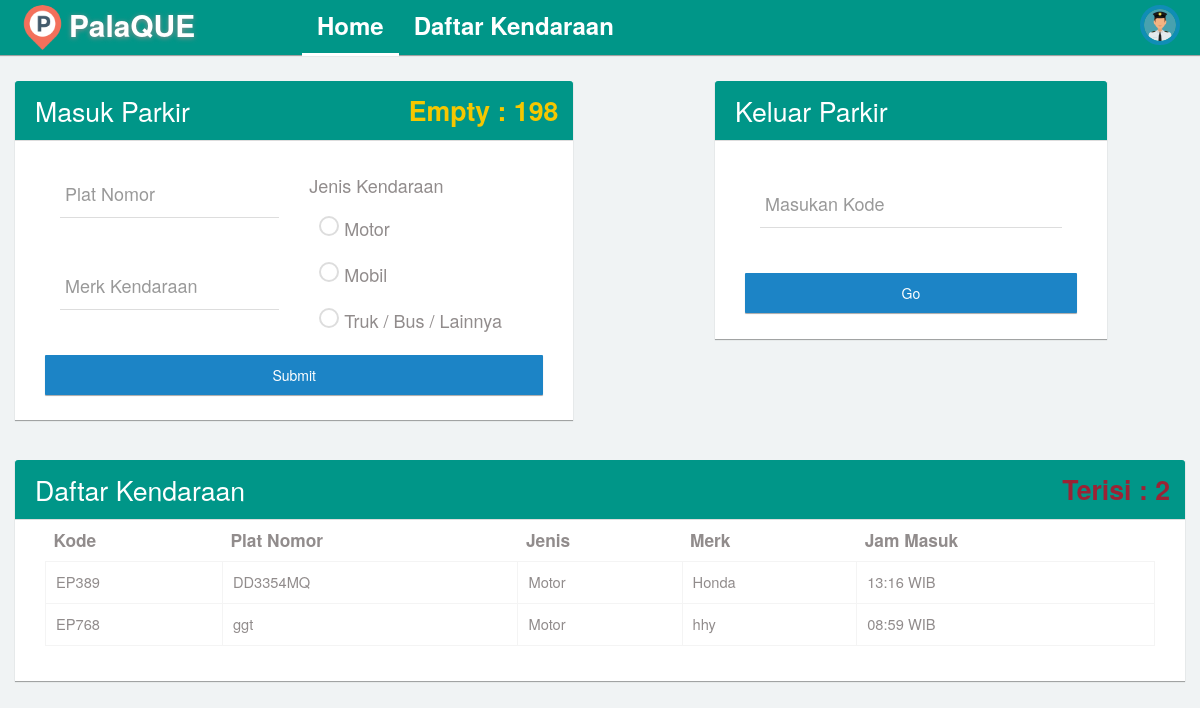
Page /home.php (signed in) on the committed database.
### tables this page shows
CREATE TABLE `tb_daftar_parkir` (
  `kode` varchar(5) NOT NULL,
  `plat_nomor` varchar(10) NOT NULL,
  `jenis` varchar(22) NOT NULL,
  `merk` varchar(30) NOT NULL,
  `jam_masuk` varchar(9) NOT NULL,
  `hitung_jam_masuk` int(2) NOT NULL,
  `status` varchar(2) NOT NULL,
  `jam_keluar` varchar(9) NOT NULL,
  `Harga` int(6) NOT NULL
);

### home.php (the view, shortened to what this page needs)
<!DOCTYPE html>
<html lang="en">
<head>
  <link rel="stylesheet" type="text/css" href="asset/css/bootstrap.min.css">
  <link rel="stylesheet" type="text/css" href="asset/css/plugins/font-awesome.min.css"/>
  <link rel="stylesheet" type="text/css" href="asset/css/plugins/animate.min.css"/>
  <link rel="stylesheet" type="text/css" href="asset/css/plugins/nouislider.min.css"/>
  <link rel="stylesheet" type="text/css" href="asset/css/plugins/select2.min.css"/>
  <link rel="stylesheet" type="text/css" href="asset/css/plugins/ionrangeslider/ion.rangeSlider.css"/>
  <link rel="stylesheet" type="text/css" href="asset/css/plugins/ionrangeslider/ion.rangeSlider.skinFlat.css"/>
  <link rel="stylesheet" type="text/css" href="asset/css/plugins/bootstrap-material-datetimepicker.css"/>
  <link rel="stylesheet" type="text/css" href="asset/css/plugins/simple-line-icons.css"/>
  <link rel="stylesheet" type="text/css" href="asset/css/plugins/mediaelementplayer.css"/>
  <link href="asset/css/style.css" rel="stylesheet">
</head>
<?php
include "config/koneksi.php";
$username = $_GET['nama'];
  $query = mysqli_query($con, "SELECT * FROM tb_daftar_parkir  WHERE status = '1'");
  $cek_isi = mysqli_num_rows($query);
  $cek_sisa = 200-$cek_isi;
 ?>
<body style="overflow-x: hidden;" class="dashboard topnav">
        <nav class="navbar navbar-default header navbar-fixed-top bg-teal">
          <div class="col-md-12 nav-wrapper">
            <div class="navbar-header" style="width:100%;">
                <div class="navbar-brand" style="margin-left: -10px;" name="home_logo">
                <img src="asset/img/logo.png" class="img-circle" alt="logo" style="float: left;margin-top: -10px;" width="45px"/>
                 <b style="float: left;margin-left: 4px;">PalaQUE</b>
                </div>
              <ul class="nav navbar-nav search-nav" style="margin-left: 7%">
                  <li class="active"><a style="font-size: 18pt">Home</a></li>
                  <li><a href="daftar_kendaraan.php?nama=<?= $username ?>"><span  style="font-size: 18pt">Daftar Kendaraan</a></span></li>
              </ul>
               <ul class="nav navbar-nav navbar-right user-nav">
                <li class="user-name"><span><?php echo $username ?></span></li>
                  <li class="dropdown avatar-dropdown">
                   <img src="asset/img/petugas.png" class="img-circle avatar" alt="username" data-toggle="dropdown" aria-haspopup="true" aria-expanded="true" style="cursor: pointer;" />
                </li>
              </ul>
            </div>
          </div>
        </nav>
      <div id="content">
                <div class="col-md-7" style="margin-top: 30px;">
                  <div class="col-md-10 panel">
                    <div class="col-md-12 panel-heading bg-teal">
                      <h4 style="color: white;font-size: 20pt;">Masuk Parkir <span class="right" style="color : #f6c700; font-weight: bold; text-align: right; padding-right: 10px;">Empty : <?= $cek_sisa ?></span></h4>
                    </div>
                    <div class="col-md-12 panel-body" style="padding-bottom:25px;">
                      <div class="col-md-12">
                        <form class="cmxform" method="POST">
                          <div class="col-md-6">
                            <div class="form-group form-animate-text" style="margin-top:15px !important;">
                              <input type="text" class="form-text" name="plat_nomor" id="plat_nomor" required>
                              <label>Plat Nomor</label>
                            </div>
                            <div class="form-group form-animate-text" style="margin-top:10px !important;">
                              <input type="text" class="form-text" name="merk" id="merk" required>
                              <label>Merk Kendaraan</label>
                            </div>
                          </div>
                          <div class="col-md-6" style="padding-top: 10px">
                            <label><h4>Jenis Kendaraan</h4></label>
                          </div>
                          <div class="col-md-6" style="padding:5px 20px 0 25px" name="jenis_kendaraan">
                            <div class="form-animate-radio">
                              <label class="radio">
                                <span class="outer">
                                </span> Motor
                              </label>
                            </div>
                            <div class="form-animate-radio">
                              <label class="radio">
                                <span class="outer">
                                </span> Mobil
                              </label>
                            </div>
                            <div class="form-animate-radio">
                              <label class="radio">
                                <span class="outer">
                                </span> Truk / Bus / Lainnya
                              </label>
                            </div>
                          </div>
                          <input class="submit btn btn-primary col-md-12" type="submit" value="Submit" style="height: 40px" name="btn_masuk">
                      </form>
                    </div>
                  </div>
                </div>
              </div>
              <div class="col-md-5" style="margin-top: 30px">
                  <div class="col-md-10 panel">
                    <div class="col-md-12 panel-heading bg-teal">
                      <h4 style="color: white;font-size: 20pt;">Keluar Parkir</h4>
                    </div>
                    <div class="col-md-12 panel-body" style="padding-bottom:25px;">
                      <div class="col-md-12">
                        <form class="cmxform" method="POST" action="home.php">
                          <div class="col-md-12">
                            <div class="form-group form-animate-text" style="margin-top:25px !important;">
                              <input type="text" class="form-text" name="kode" id="kode_keluar" required>
                              <label>Masukan Kode</label>
                            </div>
                          </div>
                          <input class="btn btn-primary col-md-12" type="button" value="Go"  name="btn_keluar" style="height: 40px" id="btnKeluar" style="height: 40px">
                          <div class="col-md-12">
                            </div>
                      </form>
                    </div>
                  </div>
                </div>
              </div>
                <div class="col-md-12 col-sm-12 col-x-12" style="margin-top: 20px;">
                  <div class="col-md-12 panel">
                    <div class="col-md-12 panel-heading bg-teal">
                      <h4 style="color: white;font-size: 20pt;">Daftar Kendaraan <span class="right" style="color : #9B2335; font-weight: bold; text-align: right; padding-right: 10px;">Terisi : <?= $cek_isi ?></span></h4>
                    </div>
                    <div class="panel-body">
                    <div class="table-responsive col-md-12 col-sm-12 col-xs-12">
                    <table class="table table-hover col-md-12 col-sm-12 col-xs-12" width="100%" cellspacing="0">
                    <thead>
                      <tr style="font-size: 13pt">
                        <th style="max-width: 120px;">Kode</th>
                        <th style="max-width: 250px;">Plat Nomor</th>
                        <th>Jenis</th>
                        <th>Merk</th>
                        <th style="max-width: 200px;">Jam Masuk</th>
                      </tr>
                    </thead>
                    <tbody>
                      <?php
                        $sql = "SELECT * FROM tb_daftar_parkir WHERE status = '1'";
                        $query = mysqli_query($con, $sql);
                        while ($data = mysqli_fetch_array($query)) {?>
                      <tr style="font-size: 11pt">
                        <td><?php echo $data['kode'] ?></td>
                        <td><?php echo $data['plat_nomor'] ?></td>
                        <td><?php echo $data['jenis'] ?></td>
                        <td><?php echo $data['merk'] ?></td>
                        <td><?php echo $data['jam_masuk'] . " WIB" ?></td>
                      </tr>
                      <?php } ?>
                    </tbody>
                  </table>
                  </div>
                  </div>
                  </div>
                </div>
      </div>
</body>
</html>

### rows in the picture
tb_daftar_parkir: kode "EP389", plat_nomor "DD3354MQ", jenis "Motor", merk "Honda", jam_masuk "13:16"
tb_daftar_parkir: kode "EP768", plat_nomor "ggt", jenis "Motor", merk "hhy", jam_masuk "08:59"

### other values in the picture
$cek_sisa "198"
$cek_isi "2"
